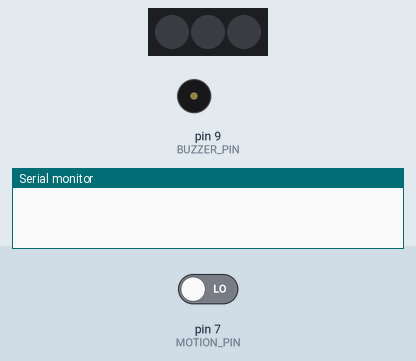
The sketch below on a simulated Arduino Uno, built with avr-gcc and run on an emulated ATmega328P. Shown: 3 RGB LEDs in strip order, left to right, buzzer (waves = sounding), the last lines printed to the serial monitor. The inputs (shaded band) are chosen by the test bench; at power-on: pin 7 (MOTION_PIN) LOW.

Above: at 1.2 s.
1.3 s: pin 7 (MOTION_PIN) driven HIGH
At 1.45 s:
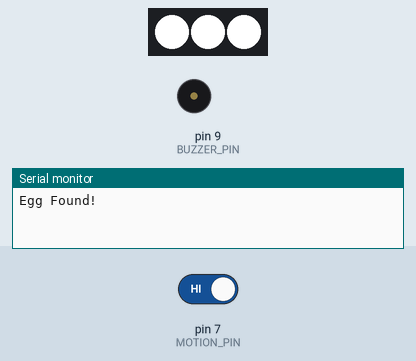
At 2.87 s:
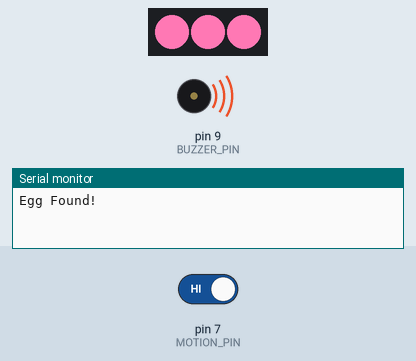
4.3 s: pin 7 (MOTION_PIN) driven LOW
At 5.5 s:
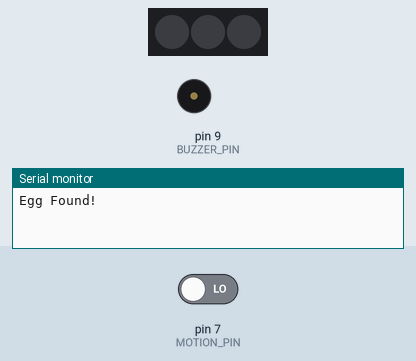
Timing chart, 0 to 7.3 s (numbered marks = the images above; inputs shaded):
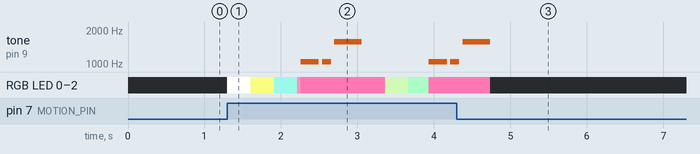

Measured:
- after the input at 1.3 s, tone on pin 9 (BUZZER_PIN): plays 1047 Hz for 0.24 s, 1047 Hz for 0.12 s, 1568 Hz for 0.36 s, 1047 Hz for 0.24 s, 1047 Hz for 0.08 s, starting after 0.96 s
- after the input at 4.3 s, tone on pin 9 (BUZZER_PIN): goes on until 4.7 s, then stays silent

The sketch:

EggCited.ino
```cpp
/*
  ============================================================
  EggCited — Interactive 3D Printed Easter Egg
  Part of the Kypruino STEM Projects by ROBO (robo.com.cy)
  Guide: https://robo.com.cy/blogs/blog/interactive-3d-printed-easter-egg-kypruino-arduino
  ============================================================

  What this project does:
  - A PIR sensor detects when the egg is found.
  - The onboard NeoPixels flash, then play a smooth pastel
    colour animation.
  - The buzzer plays a short reward sound.
  - The egg then resets and waits to be found again.

  Wiring:
    PIR sensor:  VCC -> 5V, GND -> GND, OUT -> D7
    Built-in Kypruino: NeoPixels -> D8, Buzzer -> D9

  Libraries:
    Adafruit NeoPixel
  ============================================================
*/

#include <Adafruit_NeoPixel.h>

#define PIXELS_PIN 8
#define NUMPIXELS 3
#define BUZZER_PIN 9
#define MOTION_PIN 7

#define WAIT 2000

Adafruit_NeoPixel pixels(NUMPIXELS, PIXELS_PIN, NEO_GRB + NEO_KHZ800);

// Easter pastel colours
uint8_t colors[][3] = {
  {255, 120, 180}, // pink
  {255, 255, 120}, // yellow
  {120, 220, 255}, // light blue
  {180, 255, 180}  // light green
};

int numColors = 4;
int val = LOW;

void setup() {
  Serial.begin(9600);
  pinMode(MOTION_PIN, INPUT);
  pinMode(BUZZER_PIN, OUTPUT);

  pixels.begin();
  pixels.setBrightness(255);
  pixels.clear();
  pixels.show();
}

// Smooth transition with pulse
void smoothTransition(uint8_t r1, uint8_t g1, uint8_t b1,
                      uint8_t r2, uint8_t g2, uint8_t b2,
                      int steps, int delayTime) {

  for (int i = 0; i <= steps; i++) {
    float t = (float)i / steps;

    uint8_t r = r1 + (r2 - r1) * t;
    uint8_t g = g1 + (g2 - g1) * t;
    uint8_t b = b1 + (b2 - b1) * t;

    for (int p = 0; p < NUMPIXELS; p++) {
      pixels.setPixelColor(p, pixels.Color(r, g, b));
    }

    pixels.show();
    delay(delayTime);
  }
}

// Fast pastel sweep
void easterGlowCycle() {
  for (int c = 0; c < numColors; c++) {
    int next = (c + 1) % numColors;

    smoothTransition(
      colors[c][0], colors[c][1], colors[c][2],
      colors[next][0], colors[next][1], colors[next][2],
      25, 8
    );
  }
}

// Custom sound: C4, C4, G4
void playTaDa() {
  int baseDuration = 120;
  int gap = 40; // small silence between notes

  // C6 (2 duration)
  tone(BUZZER_PIN, 1047);
  delay(2 * baseDuration);
  noTone(BUZZER_PIN);
  delay(gap);

  // C6 (1 duration)
  tone(BUZZER_PIN, 1047);
  delay(1 * baseDuration);
  noTone(BUZZER_PIN);
  delay(gap);

  // G6 (3 duration)
  tone(BUZZER_PIN, 1568);
  delay(3 * baseDuration);
  noTone(BUZZER_PIN);
}

void loop() {
  val = digitalRead(MOTION_PIN);

  if (val == HIGH) {
    Serial.println("Egg Found!");

    // flash
    for (int p = 0; p < NUMPIXELS; p++) {
      pixels.setPixelColor(p, pixels.Color(255, 255, 255));
    }
    pixels.setBrightness(255);
    pixels.show();
    delay(80);

    // animation + sound (twice)
    for (int i = 0; i < 2; i++) {
      easterGlowCycle();
      playTaDa();
    }

    pixels.clear();
    pixels.show();
    noTone(BUZZER_PIN);

    delay(WAIT);
  }
}
```
